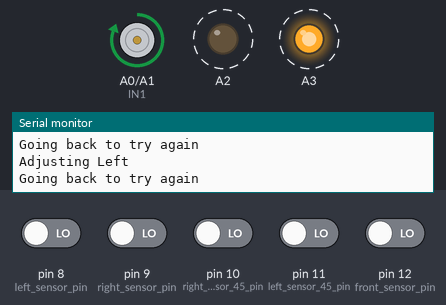
The sketch below on a simulated Arduino Uno, built with avr-gcc and run on an emulated ATmega328P. On the bench: motor-driver pin pairs drawn as motors (green arrow = first pin HIGH = forward, orange = second pin HIGH = backward, longer = more drive), output pins drawn as LEDs (lit = HIGH), the last lines printed to the serial monitor. Dashed ring = blinking. Inputs (shaded band) come from the test bench; at power-on: pin 8 (left_sensor_pin), pin 9 (right_sensor_pin), pin 10 (right_sensor_45_pin), pin 11 (left_sensor_45_pin), pin 12 (front_sensor_pin) LOW.

Above: at 2.7 s.
2.8 s: pin 11 (left_sensor_45_pin) driven HIGH
6.8 s: pin 12 (front_sensor_pin) driven HIGH
At 7.15 s:
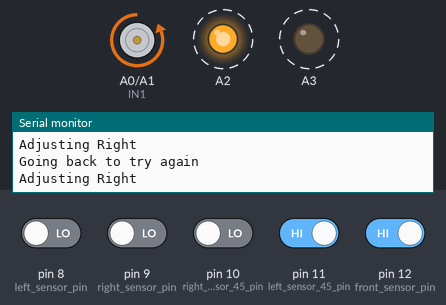
10.3 s: pin 8 (left_sensor_pin) driven HIGH
13.8 s: pin 10 (right_sensor_45_pin) driven HIGH
At 14.7 s:
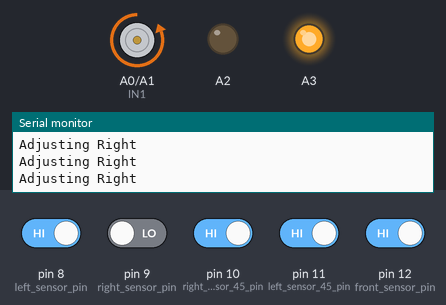
15.3 s: pin 10 (right_sensor_45_pin) driven LOW
At 15.55 s:
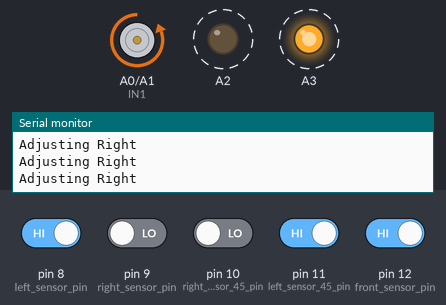
18.8 s: pin 11 (left_sensor_45_pin) driven LOW
At 19.11 s:
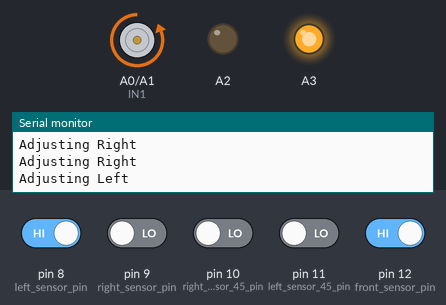
Timing chart, 0 to 23.3 s (numbered marks = the images above; inputs shaded):
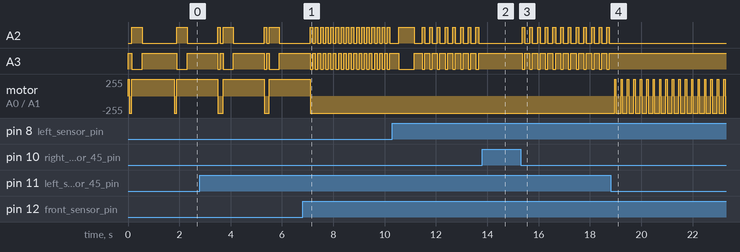

The sketch:

temp_micromouse_test.ino
```cpp
#include "Mouse.h"

//Sensor Pins
const int front_sensor_pin = 12;
const int left_sensor_45_pin = 11;
const int right_sensor_45_pin = 10;
const int right_sensor_pin = 9;
const int left_sensor_pin = 8;


const int IN1 = A0;
const int IN2 = A1;
const int IN3 = A2;
const int IN4 = A3;

Mouse mouse;

bool turnCompleted = true;

void setup(){
  Serial.begin(9600);
  //Init the parts of the mouse that will be used
  mouse.initMotors(IN1, IN2, IN3, IN4);
  mouse.initSensors(front_sensor_pin, left_sensor_pin, right_sensor_pin, left_sensor_45_pin, right_sensor_45_pin);

  //Start moving the mouse forward
  mouse.moveForward();
}

void loop(){

  //To consider a turn completed, the mouse must have two walls parallel to itself
  if (!turnCompleted){
    turnCompleted = mouse.wallDetected(LEFT) && mouse.wallDetected(RIGHT);

    delay(100);
  }

  /*
  **************************************************************
  *               SLIGHT MICROMOUSE ADJUSTMENTS                *
  **************************************************************
  */

  //WILL BE USED TO ADJUST THE MOUSE EVERY LOOP.
  if(mouse.wallDetected(LEFT_45)){                      //Adjust Left Side
    Serial.println("Adjusting Left");

    mouse.turnInPlaceLeft();
    delay(50);
    mouse.moveForward();
    delay(100);

  } else if (mouse.wallDetected(RIGHT_45)){             //Adjust Right Side
    Serial.println("Adjusting Right");

    mouse.turnInPlaceRight();
    delay(100);
    mouse.moveForward();
    delay(100);
  }

  /*
  **************************************************************
  *                    MAIN LEFT-HAND LOOP                     *
  **************************************************************
  */

  if(!mouse.wallDetected(LEFT) && turnCompleted){             //Look for Left Hole

    //Mark the turn as Started
    turnCompleted = false;

    delay(250);
    mouse.turnInPlaceRight();
    delay(600);
    mouse.moveForward();

    delay(200);


  } else if(mouse.wallDetected(FRONT)) {        //No hole? Go back and try again.

    if (!mouse.wallDetected(LEFT)){

      //Mark the turn as Started
      turnCompleted = false;

      mouse.moveBackward();
      delay(400);
      mouse.turnInPlaceRight();
      delay(600);
      mouse.moveForward();

      delay(200); //Buffer a digitalRead from the mouse turning

    } else if (!mouse.wallDetected(RIGHT)){

      //Mark the turn as Started
      turnCompleted = false;

      mouse.moveBackward();
      delay(400);
      mouse.turnInPlaceLeft();
      delay(600);
      mouse.moveForward();

      delay(200); //Buffer a digitalRead from the mouse turning

    } else {
      Serial.println("Going back to try again");

      mouse.moveBackward();
      delay(400);
      mouse.turnInPlaceLeft();
      delay(1200);
      mouse.moveForward();

    }
  }

}
```

IRSensor.cpp
```cpp
#pragma once

#include "IRSensor.h"

IRSensor::IRSensor(uint8_t pin) : IRPin(pin) {
  pinMode(pin, INPUT);
};

/**
  * @brief Gets whether a sensor picks up an object or not.
  *
  * @note This will return the OPPOSITE of that is usually read, and will
  * actually return HIGH when it detects an object to make understanding
  * the output more understandable.
  *
  * @returns If object is detected by sensor
  */
bool IRSensor::getSensor(){
  return !digitalRead(IRPin);
};
```

IRSensor.h
```cpp
#pragma once
#include <Arduino.h>

class IRSensor{

  public:

    IRSensor(uint8_t pin = 255);
    bool getSensor();

  private:
    int IRPin;

};
```

Motor.cpp
```cpp
#include "Motor.h"

Motor::Motor(uint8_t in1, uint8_t in2): IN1(in1), IN2(in2){
  pinMode(IN1, OUTPUT);
  pinMode(IN2, OUTPUT);
}

//Moves the motor Counterclockwise
void Motor::forward(){
  digitalWrite(IN1, LOW);
  digitalWrite(IN2, HIGH);
}

void Motor::backward(){
  digitalWrite(IN1, HIGH);
  digitalWrite(IN2, LOW);
}

void Motor::stop(){
  digitalWrite(IN1, LOW);
  digitalWrite(IN2, LOW);
}
```

Motor.h
```cpp
#pragma once
#include <Arduino.h>

class Motor{

  public:
    Motor(uint8_t in1, uint8_t in2);

    void forward();
    void backward();
    void stop();

  private:
    int IN1, IN2;
};
```

MotorHandler.cpp
```cpp
#import "MotorHandler.h"

MotorHandler::MotorHandler(uint8_t in1, uint8_t in2, uint8_t in3, uint8_t in4) : leftMotor(in1, in2), rightMotor(in3, in4) {}


void MotorHandler::bothCounter(){
  leftMotor.forward();
  rightMotor.forward();
}

void MotorHandler::bothClock(){
  leftMotor.backward();
  rightMotor.backward();
}

void MotorHandler::onlyRightCounter(){
  leftMotor.stop();
  rightMotor.forward();
}

void MotorHandler::onlyLeftCounter(){
  leftMotor.forward();
  rightMotor.stop();
}

void MotorHandler::leftCounterRightClock(){
  leftMotor.forward();
  rightMotor.backward();
}

void MotorHandler::leftClockRightCounter(){
  leftMotor.backward();
  rightMotor.forward();
}

void MotorHandler::bothStop(){
  leftMotor.stop();
  rightMotor.stop();
}
```

MotorHandler.h
```cpp
#pragma once
#include "Motor.h"

class MotorHandler{

  public:
    MotorHandler(uint8_t in1 = 255, uint8_t in2 = 255, uint8_t in3 = 255, uint8_t in4 = 255);

    void bothCounter();
    void bothClock();
    void onlyRightCounter();
    void onlyLeftCounter();
    void leftCounterRightClock();
    void leftClockRightCounter();

    void bothStop();


  private:
    Motor leftMotor;
    Motor rightMotor;

};
```

Mouse.cpp
```cpp
#include "Mouse.h"

Mouse::Mouse(){}

//Sets the motor pins for the mouse program
void Mouse::initMotors(uint8_t in1, uint8_t in2, uint8_t in3, uint8_t in4){
  mouseMotors = MotorHandler(in1, in2, in3, in4);
}

void Mouse::initSensors(uint8_t frontPin, uint8_t leftPin, uint8_t rightPin, uint8_t left45Pin, uint8_t right45Pin){
  frontSensor = frontPin;
  leftSensor = leftPin;
  rightSensor = rightPin;
  left45Sensor = left45Pin;
  right45Sensor = right45Pin;
}

//Commands the mouse motor movements
void Mouse::moveForward(){mouseMotors.bothCounter();}
void Mouse::moveBackward(){mouseMotors.bothClock();}
void Mouse::moveLeft(){mouseMotors.onlyRightCounter();}
void Mouse::moveRight(){mouseMotors.onlyLeftCounter();}

void Mouse::turnInPlaceRight(){mouseMotors.leftCounterRightClock();}
void Mouse::turnInPlaceLeft(){mouseMotors.leftClockRightCounter();}


void Mouse::stopMoving(){mouseMotors.bothStop();}


bool Mouse::anyWallDetected()
      {return (frontSensor.getSensor() || leftSensor.getSensor() || rightSensor.getSensor() || left45Sensor.getSensor() || right45Sensor.getSensor());}

bool Mouse::wallDetected(uint8_t sensorPin){
  switch (sensorPin){
    case FRONT:
      return frontSensor.getSensor();
    case LEFT:
      return leftSensor.getSensor();
    case RIGHT:
      return rightSensor.getSensor();
    case LEFT_45:
      return left45Sensor.getSensor();
    case RIGHT_45:
      return right45Sensor.getSensor();
  }
}
```

Mouse.h
```cpp
#pragma once

#include "MotorHandler.h"
#include "IRSensor.h"

#define FRONT      12
#define LEFT        8
#define RIGHT       9
#define LEFT_45    11
#define RIGHT_45   10

class Mouse{

  public:
    Mouse();

    void initMotors(uint8_t in1, uint8_t in2, uint8_t in3, uint8_t in4);
    void initSensors(uint8_t frontPin, uint8_t leftPin, uint8_t rightPin, uint8_t left45Pin, uint8_t right45Pin);

    //Movements
    void moveForward();
    void moveBackward();
    void moveLeft();
    void moveRight();

    void turnInPlaceRight();
    void turnInPlaceLeft();

    void stopMoving();

    //Sensors
    bool anyWallDetected();
    bool wallDetected(uint8_t sensorPin);


  private:
    MotorHandler mouseMotors;

    IRSensor frontSensor;
    IRSensor leftSensor;
    IRSensor rightSensor;
    IRSensor left45Sensor;
    IRSensor right45Sensor;
};
```

Measured:
- after the input at 6.8 s, motor on A0 (IN1) / A1 (IN2): goes on until 7.1 s, then stays backward 255/255
- after the input at 13.8 s, A2: stops changing and stays LOW; A3: stops changing and stays HIGH
- after the input at 15.3 s, A2: alternates HIGH for 0.10 s and LOW for 0.20 s, starting after 0.06 s; A3: alternates HIGH for 0.20 s and LOW for 0.10 s, starting after 0.06 s
- after the input at 18.8 s, A2: stops changing and stays LOW; A3: stops changing and stays HIGH; motor on A0 (IN1) / A1 (IN2): alternates forward 255/255 for 0.05 s and backward 255/255 for 0.20 s, starting after 0.16 s
- by itself, motor on A0 (IN1) / A1 (IN2): alternates forward 255/255 for 1.6 s and backward 255/255 for 0.20 s
